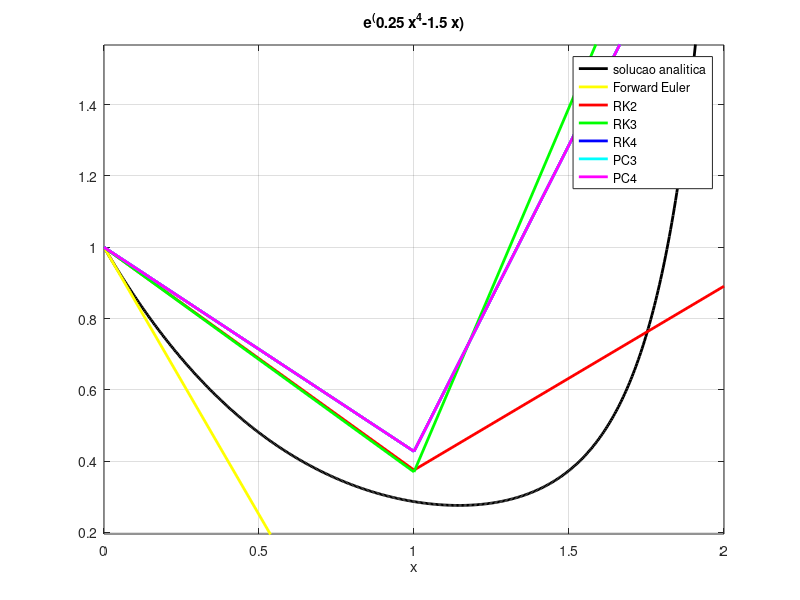

This figure's MATLAB source:
figure;

a = ezplot("e^(0.25*x^4-1.5*x)",[0,2])
set(a,"linewidth",2)
set(a,"color","k")

grid on
hold on
teuler = [0, 1.0, 2.0]
yeuler = [1, -0.5, -0.25]
euler = plot(teuler, yeuler)
set(euler,"linewidth",2)
set(euler,"color","y")

hold on
trk2 = [0, 1.0, 2.0]
yrk2 = [1, 0.375, 0.890625]
rk2 = plot(trk2, yrk2, "r-")
set(rk2, "linewidth", 2)

hold on	
trk3 = [0, 1.0, 2.0]
yrk3 = [1, 0.369791666666667, 2.413275824652778]
rk3 = plot(trk3, yrk3, "g-")
set(rk3, "linewidth", 2)

hold on
trk4 = [0, 1.0, 2.0]
yrk4 = [1, 0.427365540695016, 2.146220190549039]
rk4 = plot(trk4, yrk4, "b-")
set(rk4, "linewidth", 2)

hold on
tpc3 = [0, 1.0, 2.0]
ypc3 = [1, 0.427365540695016, 2.146220190549039]
pc3 = plot(tpc3, ypc3, "c-")
set(pc3, "linewidth", 2)

hold on
tpc4 = [0, 1.0, 2.0]
ypc4 = [1, 0.427365540695016, 2.146220190549039]
pc4 = plot(tpc4, ypc4, "m-")
set(pc4, "linewidth", 2)

legend('solucao analitica','Forward Euler', 'RK2', 'RK3', 'RK4', 'PC3', 'PC4');
